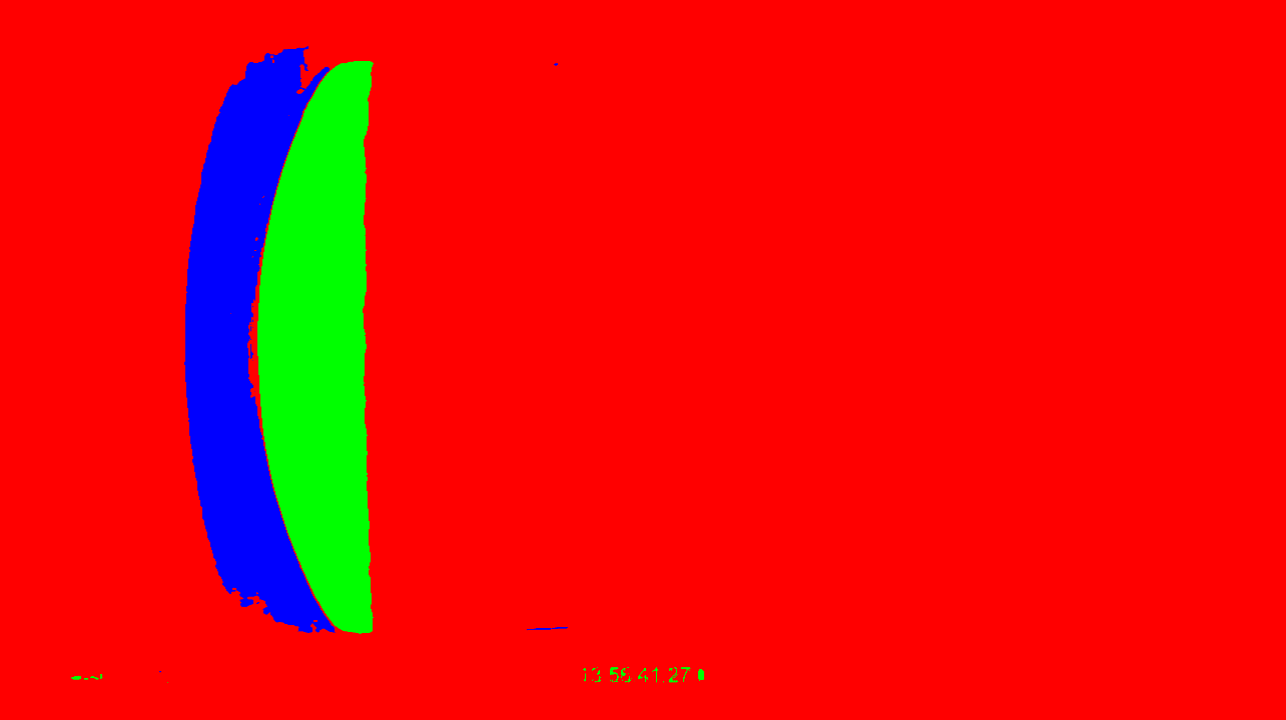
#> input picture shock_detection/tests/frame_0012_out.png, 1286 x 720 px
$ python shield_extremity.py
#> lines starting #> are read from the running program, lines starting #| are printed output that depends on the picture; after the words box and inside, x2 and y2 are one past the last pixel; in counts of white or black regions, pixels touching at a corner belong together
import cv2
import numpy as np
import matplotlib.pyplot as plt
import imutils

img = cv2.imread('shock_detection/tests/frame_0012_out.png')   # you can read in images with opencv
#> img is the input picture: shape (720, 1286, 3); mean B, G, R 11.5, 13.5, 229.9
#img_hsv = cv2.cvtColor(img, cv2.COLOR_BGR2HSV)
hsv_color1 = np.asarray([0, 230, 0])
hsv_color2 = np.asarray([1, 255, 1])

mask = cv2.inRange(img, hsv_color1, hsv_color2)
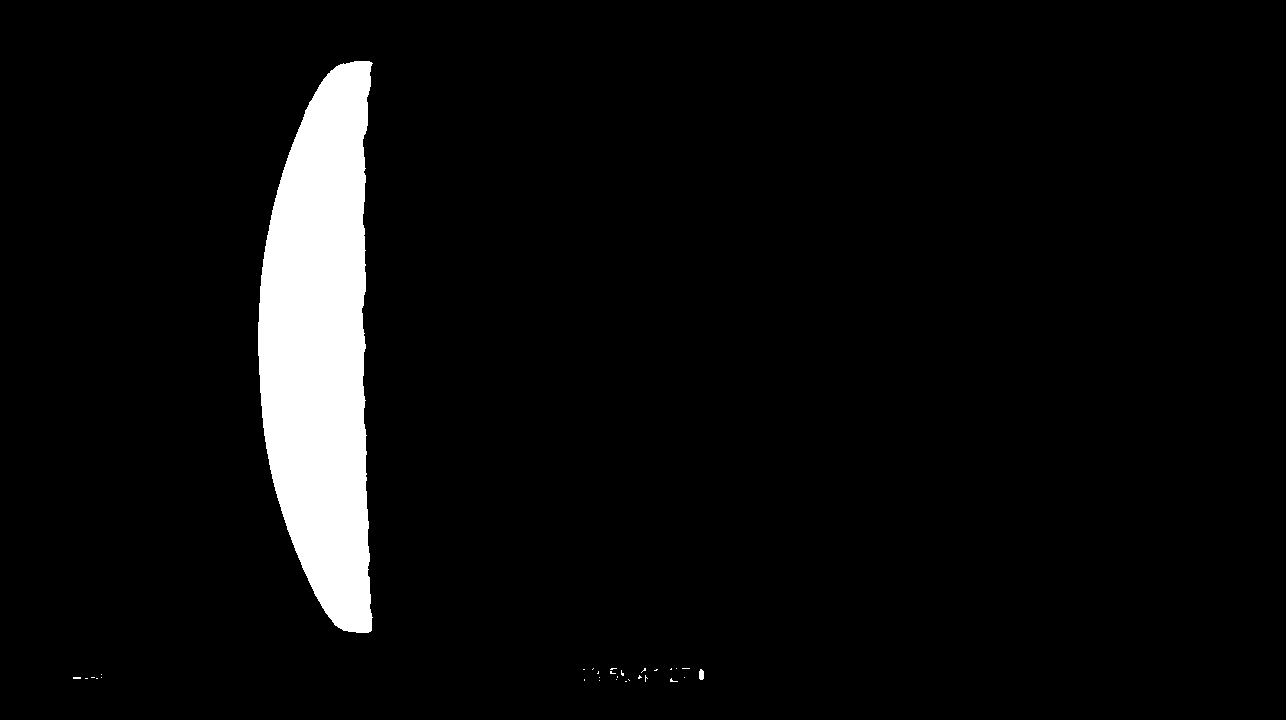
#> mask: shape (720, 1286); 5.2% white; 30 white regions (28 under 20 px)

#shield = np.where(img == [0, 255, 0])
coordinates =cv2.findNonZero(mask)
#> coordinates = contour of 48223 points, box (x1, y1, x2, y2) (73, 61, 704, 682), area 109711
x = [p[0][0] for p in coordinates]
#> x = 48223 items
y = [p[0][1] for p in coordinates]
#> y = 48223 items
centroid = (int(sum(x) / len(coordinates)), int(sum(y) / len(coordinates)))
#> centroid = (321, 347)

print(centroid)
#| (321, 347)


contours, hierarchy = cv2.findContours(mask,cv2.RETR_TREE,cv2.CHAIN_APPROX_SIMPLE)
#> contours = 30 contours, 28 with area under 20; largest, box (x1, y1, x2, y2) and area: (258, 61, 373, 633) 47439, (699, 669, 704, 680) 36
#cv2.drawContours(img,contours,-1,(255, 0, 0),5)
cv2.circle(img, centroid, 5, (255, 0, 0), 2)
#> img: shape (720, 1286, 3); 0.01% of pixels changed, all inside (x1, y1, x2, y2) = (315, 341, 328, 354)


contours = cv2.findContours(mask,cv2.RETR_TREE,cv2.CHAIN_APPROX_SIMPLE)
cnts = imutils.grab_contours(contours)
#> cnts has the same summary as contours
c = max(cnts, key=cv2.contourArea)
#> c = contour of 440 points, box (x1, y1, x2, y2) (258, 61, 373, 633), area 47439
print(c[c[:, :, 0].argmax()])
#| [[372 617]]
extRight = tuple(c[c[:, :, 0].argmax()][0])
#> extRight = (372, 617)
extLeft = tuple(c[c[:, :, 0].argmin()][0])
#> extLeft = (258, 322)
cv2.circle(img, extLeft, 8, (0, 255, 0), -1)
#> img: shape (720, 1286, 3); mean B, G, R 11.5, 13.5, 229.9

print(extLeft)
#| (258, 322)
#print(c[1, 0, 0])
dist_shield_CG = abs(centroid[0]-extLeft[0])
#> dist_shield_CG = 63
# [26 lines of commented-out code are left out]
cv2.circle(img, extLeft, 8, (255, 0, 0), -1)
#> img: shape (720, 1286, 3); mean B, G, R 11.6, 13.5, 229.9
# cv2.circle(img, extRight, 8, ( 255, 0, 0), -1)

cv2.imshow("Robust", img)
cv2.waitKey(0)
cv2.destroyAllWindows("Robust")
